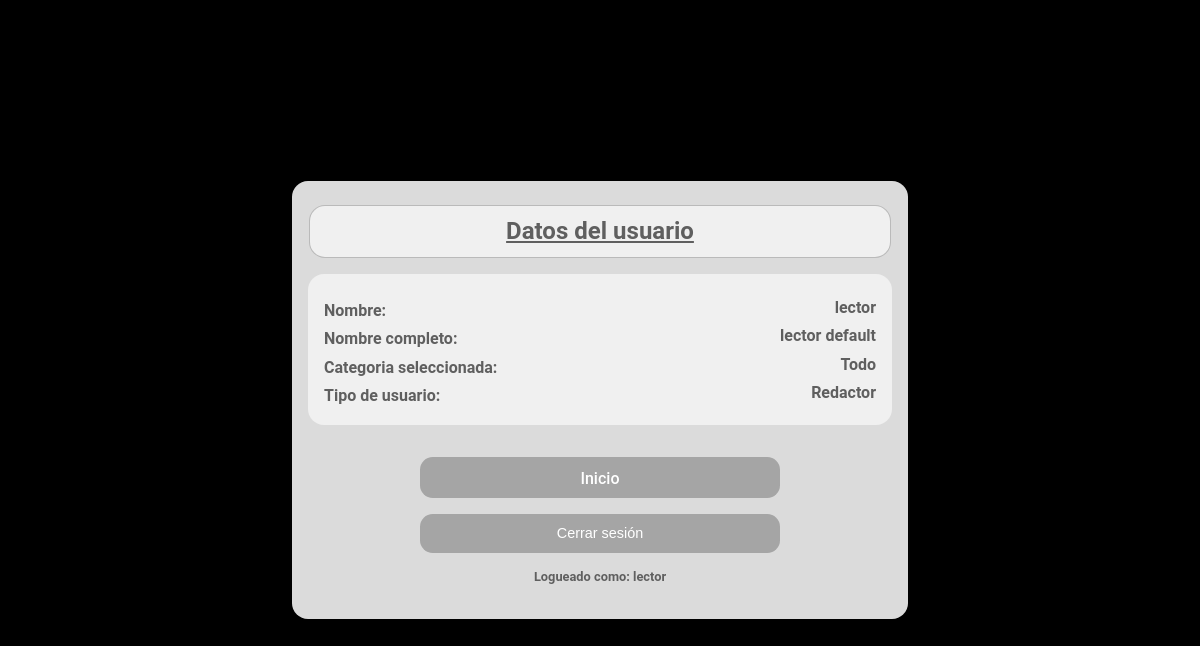
The app's page /searchin/login.php (signed in) with its own data.
### tables this page shows
CREATE TABLE `usuario` (
  `id` int(11) NOT NULL,
  `nombre` varchar(25) NOT NULL,
  `nombreCompleto` varchar(100) NOT NULL,
  `tipo` varchar(25) DEFAULT NULL,
  `contrasena` varchar(25) NOT NULL,
  `categoriaSeleccionada` varchar(25) NOT NULL
);

### searchin/metodos.php (called while the page is built, shortened)
<?php
    class metodos{
        public function mostrarDatos($sql){
            $c = new Conectar();
            $conexion = $c->conexion();
            $result=mysqli_query($conexion,$sql);
            return mysqli_fetch_all($result, MYSQLI_ASSOC);
        }
    }
?>

### searchin/login.php (the view, shortened to what this page needs)
<!DOCTYPE html>
<html lang="en">
<head>
    <link rel="stylesheet" href="styles/login.css">
</head>
<body>
<?php
    require_once ("./metodos.php");
?>
        <div class='pantallaLog'>
        <form action="" method="post" id="formLogin">
<?php
    if(!isset($_SESSION['usuario'])){
?>
            <div class="encabezado1">
            <p id="textoLogin" style="font-size:1.3rem; text-decoration: underline">¡Bienvenid@!</p>
            <p id="textoLogin">Introduce tus datos:</p>
            </div>
            <input type="text" class="campoLogin" name="nick" placeholder="Nick">
            <input type="password" class="campoLogin" name="contrasena" placeholder="Contraseña">
            <div class="botonesLogin">
                <input type="submit" value="Enviar" id="enviar">
                <a href="./registro.php" id="registrarse"><span style="text-align:center">Registrarse</span></a>
            </div>
<?php
    }else{
        $usuario = $_SESSION['usuario'];
        $objeto = new metodos();
        $sql = "SELECT * FROM usuario WHERE nombre = '$usuario'";
        $datos = $objeto->mostrarDatos($sql);
        foreach ($datos as $clave){
            $usuarioCompleto = $clave['nombreCompleto'];
            $categoriaSeleccionada = $clave['categoriaSeleccionada'];
            $tipoUsuario = $clave['tipo'];
        }
        echo "<div class='encabezado2'>";
        echo "<p id='mensajeFlotante' style='margin-top:0;font-size: 1.5rem; text-decoration: underline'>Datos del usuario</p>";
        echo "</div>";
        echo "<div id='datosUsuario'>";
            echo "<div style='text-align: left'>";
                echo "<p id='mensajeFlotante' style='font-size:1rem;margin-top:1.5rem;'><b>Nombre:</b></p>";
                echo "<p id='mensajeFlotante' style='font-size:1rem;margin-top:0.2rem;'><b>Nombre completo:</b></p>";
                echo "<p id='mensajeFlotante' style='font-size:1rem;margin-top:0.2rem;'><b>Categoria seleccionada:</b></p>";
                echo "<p id='mensajeFlotante' style='font-size:1rem;margin-top:0.2rem;'><b>Tipo de usuario:</b></p>";
            echo "</div>";
            echo "<div style='text-align: right'>";
                echo "<p id='mensajeFlotante' style='font-size:1rem;margin-top:1.3rem;'>$usuario</p>";
                echo "<p id='mensajeFlotante' style='font-size:1rem;margin-top:0.2rem;'>$usuarioCompleto</p>";
                echo "<p id='mensajeFlotante' style='font-size:1rem;margin-top:0.2rem;'>$categoriaSeleccionada</p>";
                echo "<p id='mensajeFlotante' style='font-size:1rem;margin-top:0.2rem;'>$tipoUsuario</p>";
            echo "</div>";
        echo "</div>";
    }
?>
    <a href="./index.php" id="inicio">Inicio</a>
    <?php
        if(isset($_SESSION['usuario'])){ ?>
        <form action="" method="POST">
            <input type="submit" name="Salir" value="Cerrar sesión" id="formSalir">
            <?php
                if(isset($_POST['Salir'])){
                    if($_POST['Salir']=="Cerrar sesión"){
                        session_destroy();
                        echo "<p id='mensajeFlotante'>Cerrando sesión...</p>";
                        echo "<p id='mensajeFlotante'><img src='./imgs/loading.svg' id='cargando'></img></p>";
                        header("refresh: 2; url= ./login.php");
                    }
                }else{
                    ?>
                    <p id='mensajeFlotante'><?php echo "Logueado como: {$_SESSION['usuario']}"; ?></p>
                    <?php
                }
            ?>
        </form>
        <?php
        }
    ?>
    </form>
</div>
</body>
</html>

### searchin/styles/login.css (style rules this page uses)
body { background-color: rgb(0, 0, 0); font-family: 'Roboto', sans-serif; margin: 0; padding: 0; }
.pantallaLog { position: absolute; top: 0; width: 100%; height: 100%; background-color: rgb(0, 0, 0); backdrop-filter: blur(20px); display: flex; align-items: center; }
.encabezado2 { background-color: rgb(240, 240, 240); border-radius: 1rem; padding: 0.5rem; margin-bottom: 1rem; width: 94%; font-size: 1.5rem; color: black; border: 1px solid rgba(105, 105, 105, 0.397); }
#formLogin { display: flex; justify-content: space-around; align-items: center; flex-direction: column; text-align: center; flex-wrap: nowrap; background-color: rgb(219, 219, 219); width: 50%; backdrop-filter: blur(3px); border-radius: 1rem; padding: 2rem 0.5rem; padding-top: 0.4rem; margin: 0 auto; height: auto; padding-top: 1.5rem; }
#datosUsuario { display: flex; justify-content: space-between; background-color: rgb(240, 240, 240); flex-direction: row; margin:0; padding-bottom: 1rem; padding-left: 1rem; padding-right: 1rem; border-radius: 1rem; width: 92%; }
#inicio { width: 60%; text-decoration: none; margin-top: 2rem; padding-top: 0.8rem; margin-bottom: 0; border-radius: 0.8rem; background-color: rgb(165, 165, 165); color: rgb(255, 255, 255); font-weight: 500; font-stretch: semi-condensed; height: 1.8rem; }
#mensajeFlotante { position: relative; color: rgb(95, 95, 95); font-weight: 600; font-size: 1.2rem; width: 100%; margin-bottom: 0; font-size: 0.8rem; padding-top: 0.2rem; padding-bottom: 0.2rem; }
#formSalir { position: relative; margin-top: 1rem; border-radius: 0.8rem; outline: none; border: 0; height: 2.4rem; font-weight: 500; font-stretch: semi-condensed; background-color: rgb(165, 165, 165); color: rgb(255, 255, 255); font-size: 0.9rem; font-stretch: normal; width: 60%; cursor: pointer; }

### records on screen
usuario: nombreCompleto "lector default", categoriaSeleccionada "Todo", tipo "Redactor"

### other values on screen
$usuario "lector"
$_SESSION['usuario'] "lector"
